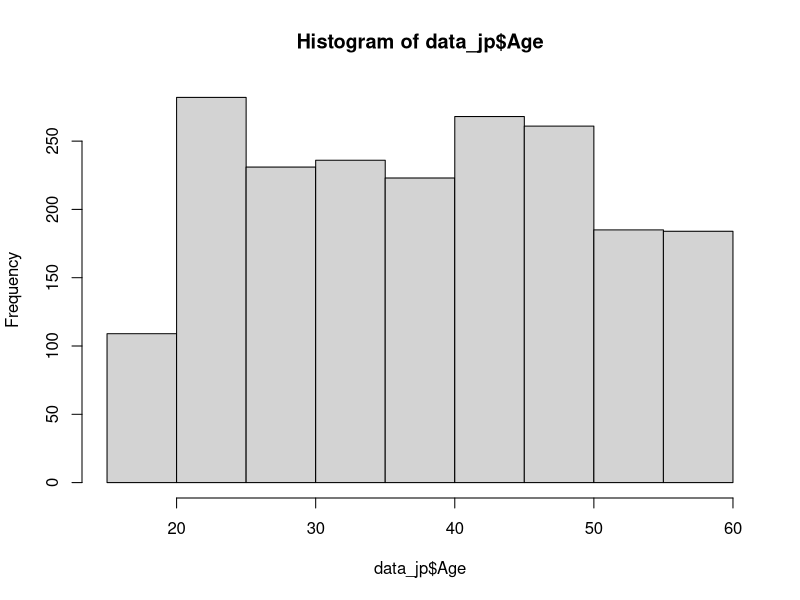
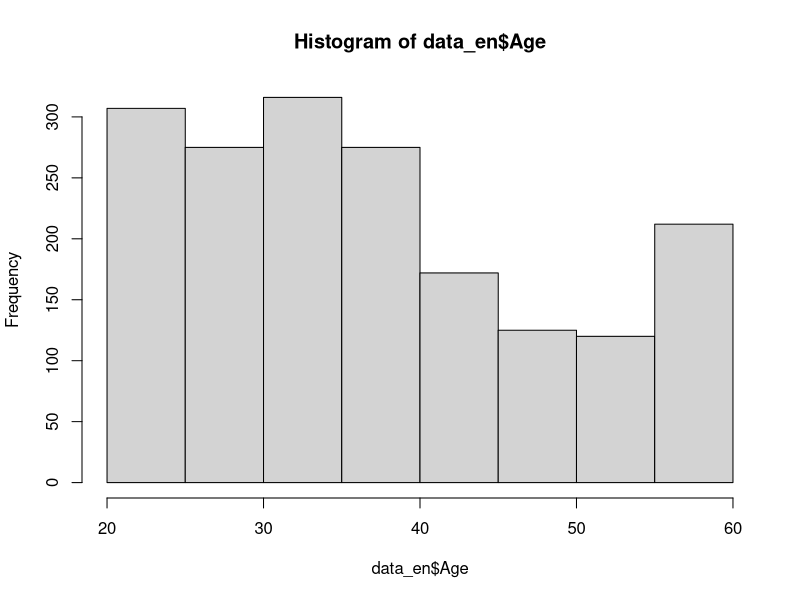

Generate these figures, in order, with R: (Note: this script raises an error after producing the figures.)
library(ggplot2)

data_jp<-read.delim("redundant/jp_data.tsv", sep='\t', header=T, stringsAsFactor=FALSE)
data_jp$id <- paste("JP", rownames(data_jp), sep="")
data_en<-read.delim("redundant/us_data.tsv", sep='\t', header=T, stringsAsFactor=FALSE)
data_en$id <- paste("EN", rownames(data_en), sep="")
data_en$FNL1 <- c(NA)
data_en$FNL2 <- c(NA)
data_jp$Gender[data_jp$Gender=="女性"] = 1
data_jp$Gender[data_jp$Gender=="男性"] = 0
data_en$Gender[data_en$Gender=="Female"] = 1
data_en$Gender[data_en$Gender=="Male"] = 0
table(data_jp$Gender) 
table(data_en$Gender)
table(data_jp$Gender)  / nrow(data_jp)
table(data_en$Gender) / nrow(data_en)
data_jp$Age <- as.numeric(data_jp$Age)
data_en$Age <- as.numeric(data_en$Age)



### data summary ###
hist(data_jp$Age)
hist(data_en$Age)

sum(is.na(data_jp$Age))
mean(data_jp$Age)
sd(data_jp$Age)
min(data_jp$Age)
max(data_jp$Age)

sum(is.na(data_en$Age))
mean(data_en$Age)
sd(data_en$Age)
min(data_en$Age)
max(data_en$Age)


### data check and extract ###

#### US ####
AN_en <- data_en[str_detect(colnames(data_en), pattern="AN_")]
AN_en$id <- data_en$id
AC_en <- data_en[str_detect(colnames(data_en), pattern="AC_")]
AC_en$id <- data_en$id
AC_en$AC_6. <- 8 - AC_en$AC_6.
AC_en$AC_9. <- 8 - AC_en$AC_9.
RATE_en <- data_en[str_detect(colnames(data_en), pattern="RATE_WITCH")]
RATE_en$id <- data_en$id
MR_en <- 8 - data_en[str_detect(colnames(data_en), pattern="MR_")]
MR_en$id <- data_en$id
SBS_en <- data_en[str_detect(colnames(data_en), pattern="SBS_")]
SBS_en$id <- data_en$id
AM_en <- data_en[str_detect(colnames(data_en), pattern="AM_")]
AM_en$id <- data_en$id
IRI_en <- data_en[str_detect(colnames(data_en), pattern="IRI_")]
IRI_en$id <- data_en$id
IRI_en$IRI_3.PT. <- 8 - IRI_en$IRI_3.PT.
IRI_en$IRI_4.EC. <- 8 - IRI_en$IRI_4.EC.
IRI_en$IRI_14.EC. <- 8 - IRI_en$IRI_14.EC.
IRI_en$IRI_15.PT. <- 8 - IRI_en$IRI_15.PT.
IRI_en$IRI_18.EC. <- 8 - IRI_en$IRI_18.EC.
IRI_en <- IRI_en[c(1,3,5,7,9,10,12, 2,4,6,8,11,13,14, 15)]
EXP_en <- data_en[str_detect(colnames(data_en), pattern="EXP")]
EXP_en$id <- data_en$id
RHAB_en <- data_en[c("RHAB", "FNL1", "FNL2", "id")]
DEMO_en <- data_en[c("id", "Gender", "Age", "Region", "REL")]
DEMO2_en <- cbind(data_en[str_detect(colnames(data_en), pattern="NAT")], data_en[str_detect(colnames(data_en), pattern="LNG")])
DEMO2_en <- cbind(DEMO2_en, data_en["EDU"])
DEMO2_en$id <- data_en$id

#### JP ####
AN_jp <- data_jp[str_detect(colnames(data_jp), pattern="AN_")]
AN_jp$id <- data_jp$id
AC_jp <- data_jp[str_detect(colnames(data_jp), pattern="AC_")]
AC_jp$id <- data_jp$id
AC_jp$AC_6. <- 8 - AC_jp$AC_6.
AC_jp$AC_9. <- 8 - AC_jp$AC_9.
RATE_jp <- data_jp[str_detect(colnames(data_jp), pattern="RATE_WITCH")]
RATE_jp$id <- data_jp$id
MR_jp <- 8 - data_jp[str_detect(colnames(data_jp), pattern="MR_")]
MR_jp$id <- data_jp$id
SBS_jp <- data_jp[str_detect(colnames(data_jp), pattern="SBS_")]
SBS_jp$id <- data_jp$id
AM_jp <- data_jp[str_detect(colnames(data_jp), pattern="AM_")]
AM_jp$id <- data_jp$id
IRI_jp <- data_jp[str_detect(colnames(data_jp), pattern="IRI_")]
IRI_jp$id <- data_jp$id
IRI_jp$IRI_3.PT. <- 8 - IRI_jp$IRI_3.PT.
IRI_jp$IRI_4.EC. <- 8 - IRI_jp$IRI_4.EC.
IRI_jp$IRI_14.EC. <- 8 - IRI_jp$IRI_14.EC.
IRI_jp$IRI_15.PT. <- 8 - IRI_jp$IRI_15.PT.
IRI_jp$IRI_18.EC. <- 8 - IRI_jp$IRI_18.EC.
IRI_jp <- IRI_jp[c(1,3,5,7,9,10,12, 2,4,6,8,11,13,14, 15)]
EXP_jp <- data_jp[str_detect(colnames(data_jp), pattern="EXP")]
EXP_jp$id <- data_jp$id
RHAB_jp <- data_jp[c("RHAB", "FNL1", "FNL2", "id")]
DEMO_jp <- data_jp[c("id", "Gender", "Age", "Region", "REL")]
DEMO2_jp <- cbind(data_jp[str_detect(colnames(data_jp), pattern="NAT")], data_jp[str_detect(colnames(data_jp), pattern="LNG")])
DEMO2_jp <- cbind(DEMO2_jp, data_jp["EDU"])
DEMO2_jp$id <- data_jp$id
DEMO2_jp

Cor_check <- function(data){
    M <- data.frame(AV=apply(data,1,mean))
    data_M <- cbind(data, M)
    
    data_alpha <- psych::alpha(data)
    print(data_alpha)
    corrplot::corrplot(cor(data_M))
}

Diff_check <- function(data_jp, data_en, min, max){
    AB_jp <- data_jp
        AB_en <- data_en
    print(summary(apply(AB_jp[-ncol(AB_jp)], 1,mean)))
    print(summary(apply(AB_en[-ncol(AB_en)], 1,mean)))
    print(sd(apply(AB_jp[-ncol(AB_jp)], 1,mean)))
    print(sd(apply(AB_en[-ncol(AB_en)], 1,mean)))
    print(t.test(apply(AB_jp[-ncol(AB_jp)], 1,mean), apply(AB_en[-ncol(AB_en)], 1,mean)))
    print(mean(apply(AB_en[-ncol(AB_jp)], 1,mean)) - mean(apply(AB_jp[-ncol(AB_jp)], 1,mean)))
    print(cohen.d(apply(AB_en[-ncol(AB_en)], 1,mean), apply(AB_jp[-ncol(AB_jp)], 1,mean)))
    temp <- data.frame(apply(AB_jp[-ncol(AB_jp)], 1,mean))
    colnames(temp) <- c("value")
    temp$cul <- "JP"
    temp$id <- AB_jp$id
    temp2 <- data.frame(apply(AB_en[-ncol(AB_en)], 1,mean))
    colnames(temp2) <- c("value")
    temp2$cul <- "US"
    temp2$id <- AB_en$id
    AB <- rbind(temp, temp2)
    
    g <- ggplot(AB, aes(x=cul, y=value)) + geom_boxplot()  +
    stat_summary(fun=mean, geom="point", shape=20, size=9, color="blue", fill="red")+ 
    scale_y_continuous(breaks=c(min:max))+
    theme(axis.title.x=element_blank(), 
          axis.title.y=element_blank(),
          axis.text=element_text(size=18)
         )
    print(g)
    return(AB)
}

#### by variables ####
##### moral care for robots #####
Cor_check(MR_jp[-ncol(MR_jp)])
Cor_check(MR_en[-ncol(MR_en)])
MR <- Diff_check(MR_jp, MR_en, 1, 7)

##### animism #####
Cor_check(AN_jp[-ncol(AN_jp)])
Cor_check(AN_en[-ncol(AN_en)])
AN <- Diff_check(AN_jp, AN_en, 1, 5)

Cor_check(cbind(AN_jp[-ncol(AN_jp)], AM_jp[-ncol(AM_jp)]))
Cor_check(cbind(AN_en[-ncol(AN_en)], AM_en[-ncol(AM_en)]))
AN <- Diff_check(AN_jp, AN_en, 1, 5)

##### anthropomorphism #####
Cor_check(AM_jp[-ncol(AM_jp)])
Cor_check(AM_en[-ncol(AM_en)])
AM <- Diff_check(AM_jp, AM_en, 0, 10)

##### anthropocentrism #####
Cor_check(AC_jp[-ncol(AC_jp)])
Cor_check(AC_en[-ncol(AC_en)])
AC <- Diff_check(AC_jp, AC_en, 1, 7)

##### SBS #####
Cor_check(SBS_jp[-ncol(SBS_jp)])
Cor_check(SBS_en[-ncol(SBS_en)])
SBS <- Diff_check(SBS_jp, SBS_en, -4, 4)

hist(apply(SBS_jp[-ncol(SBS_jp)], 1,mean), main="Religious beliefs (JP)", xlab="")
hist(apply(SBS_en[-ncol(SBS_jp)], 1,mean), main="Religious beliefs (US)", xlab="")

##### IRI #####
Cor_check(IRI_jp[c(1,2,3,4,5,6,7)])
Cor_check(IRI_en[c(1,2,3,4,5,6,7)])
IRI <- Diff_check(IRI_jp, IRI_en, 1, 7)
IRI_EC <- Diff_check(IRI_jp[c(1,2,3,4,5,6,7,15)], IRI_en[c(1,2,3,4,5,6,7,15)], 1, 7)
IRI_PT <- Diff_check(IRI_jp[c(8,9,10,11,12,13,14,15)], IRI_en[c(8,9,10,11,12,13,14,15)], 1, 7)

Cor_check(IRI_jp_ec_nonrev)
Cor_check(IRI_en_ec_nonrev)
IRI_EC_norev <- Diff_check(IRI_jp[, c(1,3,6,7)], IRI_en[, c(1,3,6,7)], 1, 7)

Cor_check(IRI_jp[c(9,10,12,13,14)])
Cor_check(IRI_en[c(9,10,12,13,14)])
IRI_PT_norev <- Diff_check(IRI_jp[c(9,10,12,13,14)], IRI_en[c(9,10,12,13,14)], 1, 7)

##### media effect #####
Cor_check(EXP_jp[-ncol(EXP_jp)])
Cor_check(EXP_en[-ncol(EXP_en)])
EXP <- Diff_check(EXP_jp, EXP_en, 1,8)


#### robot image ####
robo_rate <- rbind(
table(RATE_jp[1]),
table(RATE_en[1])
    )
robo_rate
table(RATE_jp[1]) / sum(table(RATE_jp[1]))
table(RATE_en[1]) / sum(table(RATE_en[1]))
chisq.test(robo_rate)


#### religiosity ####
hist(RHAB_jp$RHAB, breaks=seq(0,10,1), main="Religious attendance (JP)", xlab="")
hist(RHAB_en$RHAB, main="Religious attendance (US)", xlab="")
table(RHAB_jp$RHAB)
table(RHAB_en$RHAB)
t.test(RHAB_jp$RHAB, RHAB_en$RHAB)

temphab <- data.frame(RHAB_jp$RHAB)
colnames(temphab) <- c("value")
temphab$cul <- "Japan"
temphab$id <- RHAB_jp$id
temp2hab <- data.frame(RHAB_en$RHAB)
colnames(temp2hab) <- c("value")
temp2hab$cul <- "US"
temp2hab$id <- RHAB_en$id

RHAB <- rbind(temphab, temp2hab)
g <- ggplot(RHAB, aes(x=cul, y=value)) + geom_boxplot()  +
stat_summary(fun=mean, geom="point", shape=20, size=9, color="blue", fill="red")+
    theme(axis.title.x=element_blank(), 
          axis.title.y=element_blank(),
          axis.text=element_text(size=18)
         )
print(g)

sd(RHAB_en$RHAB)
sd(RHAB_jp$RHAB)
cohen.d(RHAB_en$RHAB, RHAB_jp$RHAB)


#### demographics ####
table(data_jp$Region) / nrow(data_jp)
table(data_en$Region) / nrow(data_en)
table(data_jp$REL)
table(data_en$REL)
table(data_jp$FNL1)
table(data_jp$FNL2)



### data resh ###
colnames(AN) <- c("AN", "cul", "id")
colnames(AC) <- c("AC", "cul", "id")
colnames(MR) <- c("MR", "cul", "id")
colnames(SBS) <- c("SBS", "cul", "id")
colnames(AM) <- c("AM", "cul", "id")
colnames(IRI) <- c("IRI", "cul", "id")
colnames(EXP) <- c("EXP", "cul", "id")
colnames(IRI_EC) <- c("IRI_EC", "cul", "id")
colnames(IRI_PT) <- c("IRI_PT", "cul", "id")
IRI_EC_norev$id <- IRI_EC$id
IRI_PT_norev$id <- IRI_PT$id
colnames(IRI_EC_norev) <- c("IRI_EC_norev", "cul", "id")
colnames(IRI_PT_norev) <- c("IRI_PT_norev", "cul", "id")

RATE_jp$cul <- "JP"
RATE_en$cul <- "US"
RATE <- rbind(RATE_jp, RATE_en)
RATE$RATE_WITCH[RATE$RATE_WITCH=="A"] = 1
RATE$RATE_WITCH[RATE$RATE_WITCH=="B"] = 0
DEMO_jp$cul <- "JP"
DEMO_en$cul <- "US"
DEMO <- rbind(DEMO_jp, DEMO_en)
DEMO2_jp$cul <- "JP"
DEMO2_en$cul <- "US"
colnames(DEMO2_jp) <- c("NAT_1", "NAT_2", "NAT_3", "NAT_4", "LNG_1", "LNG_2", "EDU", "id", "cul")
colnames(DEMO2_en) <- c("NAT_1", "NAT_2", "NAT_3", "NAT_4", "LNG_1", "LNG_2", "EDU", "id", "cul")
DEMO2_jp$cul <- "JP"
DEMO2_en$cul <- "US"
DEMO2 <- rbind(DEMO2_jp, DEMO2_en)
RHAB_jp$cul <- "JP"
RHAB_en$cul <- "US"
RHAB <- rbind(RHAB_jp, RHAB_en)


merge2 <- function(dfs, ...)
{
　 # res <- merge2(list(Df1, Df2, Df3), by="ID")
　 base <- dfs[1]
　 lapply(dfs[-1], function(i) base <<- merge(base, i, ...)) # [1]
  return(base)
}

full_data <- merge2(list(DEMO, DEMO2, RHAB, AN, AC, RATE, MR, SBS, AM, IRI_EC, IRI_PT, EXP, IRI_EC_norev, IRI_PT_norev), by=c("id", "cul"))
# write.table(full_data, "data.txt", quote=F, col.names=T, append=F, sep="\t")